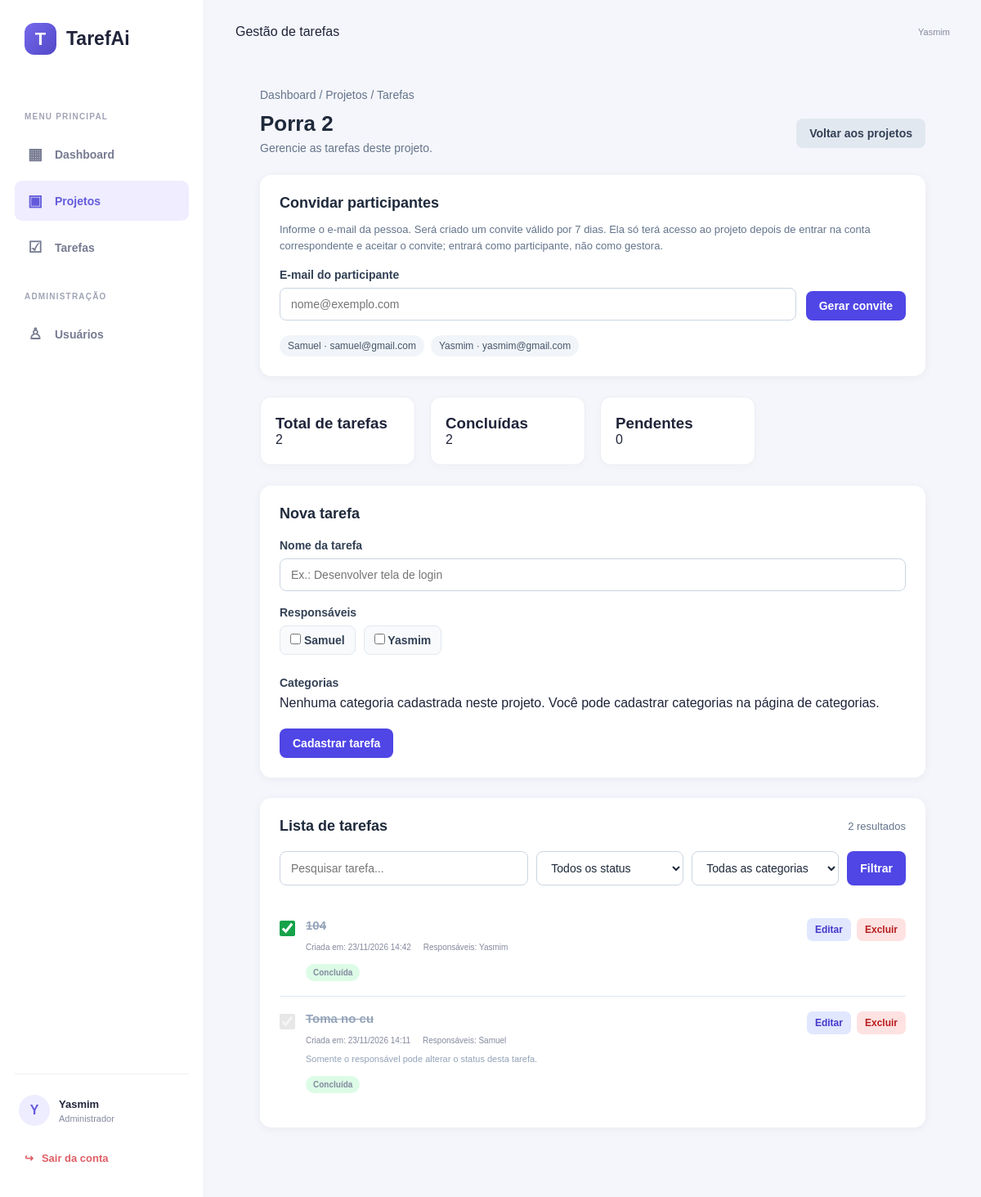
The page /pages/projeto.php?id=1 (signed in) on the database its author committed.
### tables this page shows
CREATE TABLE `projetos` (
  `id` int(11) NOT NULL AUTO_INCREMENT,
  `nome` varchar(150) NOT NULL,
  `id_usuario_criador` int(11) NOT NULL,
  PRIMARY KEY (`id`),
  KEY `id_usuario_criador` (`id_usuario_criador`),
  CONSTRAINT `projetos_ibfk_1` FOREIGN KEY (`id_usuario_criador`) REFERENCES `usuarios` (`id`)
);

CREATE TABLE `usuarios` (
  `id` int(11) NOT NULL AUTO_INCREMENT,
  `nome` varchar(120) NOT NULL,
  `email` varchar(150) NOT NULL,
  `senha` varchar(255) NOT NULL,
  `role` enum('admin','default') NOT NULL DEFAULT 'default',
  PRIMARY KEY (`id`),
  UNIQUE KEY `email` (`email`)
);

CREATE TABLE `tarefas` (
  `id` int(11) NOT NULL AUTO_INCREMENT,
  `id_projeto` int(11) NOT NULL,
  `nome` varchar(180) NOT NULL,
  `criado_em` datetime NOT NULL DEFAULT current_timestamp(),
  `completo_em` datetime DEFAULT NULL,
  `fechado_em` datetime DEFAULT NULL,
  PRIMARY KEY (`id`),
  KEY `id_projeto` (`id_projeto`),
  CONSTRAINT `tarefas_ibfk_1` FOREIGN KEY (`id_projeto`) REFERENCES `projetos` (`id`) ON DELETE CASCADE
);

### pages/projeto.php (the view, shortened to what the rows shown need)
<?php
require_once $_SERVER['DOCUMENT_ROOT'] . '/TarefAi/lib/database/connection.php';
$usuarioId = (int) $_SESSION['usuario_id'];
function tarefasEscapar($valor): string
{
    return htmlspecialchars((string) $valor, ENT_QUOTES, 'UTF-8');
}
$idProjeto = filter_input(INPUT_GET, 'id', FILTER_VALIDATE_INT);
$stmtProjeto = $pdo->prepare("
    SELECT p.id, p.nome, p.id_usuario_criador
    FROM projetos p
    WHERE p.id = ?
      AND (
          p.id_usuario_criador = ?
          OR EXISTS (
              SELECT 1
              FROM gestores_projeto gp
              WHERE gp.id_projeto = p.id
                AND gp.id_usuario = ?
          )
          OR EXISTS (
              SELECT 1
              FROM participantes_projeto pp
              WHERE pp.id_projeto = p.id
                AND pp.id_usuario = ?
          )
      )
    LIMIT 1
");
$stmtProjeto->execute([$idProjeto, $usuarioId, $usuarioId, $usuarioId]);
$projeto = $stmtProjeto->fetch(PDO::FETCH_ASSOC);
$ehCriador = $usuarioId === (int) $projeto['id_usuario_criador'];
$stmtEhGestor = $pdo->prepare("
    SELECT 1
    FROM gestores_projeto
    WHERE id_projeto = ?
      AND id_usuario = ?
    LIMIT 1
");
$stmtEhGestor->execute([$idProjeto, $usuarioId]);
$ehGestor = (bool) $stmtEhGestor->fetchColumn();
$podeGerenciarTarefas = $ehCriador || $ehGestor;
$podeConvidar = $podeGerenciarTarefas;
$stmtEquipe = $pdo->prepare("
    SELECT DISTINCT u.id, u.nome, u.email
    FROM usuarios u
    WHERE u.id = ?
       OR u.id IN (
            SELECT gp.id_usuario
            FROM gestores_projeto gp
            WHERE gp.id_projeto = ?
            UNION
            SELECT pp.id_usuario
            FROM participantes_projeto pp
            WHERE pp.id_projeto = ?
       )
    ORDER BY u.nome ASC
");
$stmtEquipe->execute([
    (int) $projeto['id_usuario_criador'],
    $idProjeto,
    $idProjeto
]);
$equipe = $stmtEquipe->fetchAll(PDO::FETCH_ASSOC);
$tarefaEdicao = null;
$responsaveisEdicao = [];
$pagina = filter_input(INPUT_GET, 'pagina', FILTER_VALIDATE_INT);
$pagina = ($pagina && $pagina > 0) ? $pagina : 1;
$porPagina = 10;
$offset = ($pagina - 1) * $porPagina;
$where = ['t.id_projeto = ?'];
$params = [$idProjeto];
$whereSql = implode(' AND ', $where);
$sqlTarefas = "
    SELECT
        t.id,
        t.nome,
        t.criado_em,
        t.completo_em,
        (
            SELECT GROUP_CONCAT(
                DISTINCT u.nome
                ORDER BY u.nome
                SEPARATOR ', '
            )
            FROM responsaveis r
            INNER JOIN usuarios u ON u.id = r.id_usuario
            WHERE r.id_tarefa = t.id
        ) AS nomes_responsaveis,
        EXISTS (
            SELECT 1
            FROM responsaveis r_usuario
            WHERE r_usuario.id_tarefa = t.id
              AND r_usuario.id_usuario = ?
        ) AS usuario_eh_responsavel
    FROM tarefas t
    WHERE $whereSql
    ORDER BY
        CASE WHEN t.completo_em IS NULL THEN 0 ELSE 1 END,
        t.criado_em DESC,
        t.id DESC
    LIMIT $porPagina OFFSET $offset
";
$stmtTarefas = $pdo->prepare($sqlTarefas);
$stmtTarefas->execute(array_merge([$usuarioId], $params));
$tarefas = $stmtTarefas->fetchAll(PDO::FETCH_ASSOC);
?>
<!DOCTYPE html>
<html lang="pt-BR">
<head>
    <link rel="stylesheet" href="../css/dashboard.css">
</head>
<body>
<section class="dashboard-container">
    <main class="main-content">
        <section class="page-content">
            <section class="project-heading">
                <section>
                    <h1><?= tarefasEscapar($projeto['nome']) ?></h1>
                    <p>Gerencie as tarefas deste projeto.</p>
                </section>
            </section>
            <?php if ($podeConvidar): ?>
                <section class="invite-card">
                    <section class="card-heading"><h2>Convidar participantes</h2></section>
                    <section class="team-list">
                        <?php foreach ($equipe as $membro): ?>
                            <span class="team-member"><?= tarefasEscapar($membro['nome']) ?> · <?= tarefasEscapar($membro['email']) ?></span>
                        <?php endforeach; ?>
                    </section>
                </section>
            <?php endif; ?>
            <?php if ($podeGerenciarTarefas): ?>
                <section class="task-form-card">
                    <section class="card-heading">
                        <h2><?= $tarefaEdicao ? 'Editar tarefa' : 'Nova tarefa' ?></h2>
                    </section>
                    <form method="POST" action="projeto.php?id=<?= (int) $idProjeto ?>">
                        <section class="form-group">
                            <?php if (empty($equipe)): ?>
                                <p>Nenhum participante disponível.</p>
                            <?php else: ?>
                                <section class="selection-grid">
                                    <?php foreach ($equipe as $membro): ?>
                                        <label class="selection-item">
                                            <input
                                                type="checkbox"
                                                name="responsaveis[]"
                                                value="<?= (int) $membro['id'] ?>"
                                                <?= in_array((int) $membro['id'], $responsaveisEdicao, true) ? 'checked' : '' ?>
                                            >
                                            <?= tarefasEscapar($membro['nome']) ?>
                                        </label>
                                    <?php endforeach; ?>
                                </section>
                            <?php endif; ?>
                        </section>
                    </form>
                </section>
            <?php else: ?>
                <section class="alert alert-success">
                    Você participa deste projeto. Pode visualizar as tarefas e concluir ou reabrir somente aquelas atribuídas a você.
                </section>
            <?php endif; ?>
            <section class="task-list-card">
                <section class="card-heading">
                    <h2>Lista de tarefas</h2>
                </section>
                <?php if (empty($tarefas)): ?>
                    <section class="empty-state">
                        <h3>Nenhuma tarefa encontrada</h3>
                        <p>Cadastre uma tarefa ou altere os filtros da pesquisa.</p>
                    </section>
                <?php else: ?>
                    <?php foreach ($tarefas as $tarefa): ?>
                        <?php
                            $concluida = $tarefa['completo_em'] !== null;
                            $usuarioResponsavel = (bool) $tarefa['usuario_eh_responsavel'];
                        ?>
                        <article class="task-item">
                            <section class="task-main">
                                <?php if ($usuarioResponsavel): ?>
                                    <form method="POST" action="projeto.php?id=<?= (int) $idProjeto ?>">
                                        <input
                                            type="checkbox"
                                            class="task-checkbox"
                                            <?= $concluida ? 'checked' : '' ?>
                                            onchange="this.form.submit()"
                                            aria-label="Concluir ou reabrir tarefa"
                                            title="Concluir ou reabrir tarefa"
                                        >
                                    </form>
                                <?php else: ?>
                                    <input
                                        type="checkbox"
                                        class="task-checkbox"
                                        <?= $concluida ? 'checked' : '' ?>
                                        disabled
                                        aria-label="Você não é responsável por esta tarefa"
                                        title="Somente o responsável pode alterar o status"
                                    >
                                <?php endif; ?>
                                <section class="task-info">
                                    <h3 class="task-name <?= $concluida ? 'completed' : '' ?>">
                                        <?= tarefasEscapar($tarefa['nome']) ?>
                                    </h3>
                                    <section class="task-meta">
                                        <span>
                                            Criada em:
                                            <?= !empty($tarefa['criado_em']) ? date('d/m/Y H:i', strtotime($tarefa['criado_em'])) : '—' ?>
                                        </span>
                                        <span>
                                            Responsáveis:
                                            <?= tarefasEscapar($tarefa['nomes_responsaveis'] ?: 'Não definidos') ?>
                                        </span>
                                    </section>
                                    <?php if (!$usuarioResponsavel): ?>
                                        <p class="completion-hint">Somente o responsável pode alterar o status desta tarefa.</p>
                                    <?php endif; ?>
                                    <section class="task-tags">
                                        <span class="status-badge <?= $concluida ? 'status-completed' : 'status-pending' ?>">
                                            <?= $concluida ? 'Concluída' : 'Pendente' ?>
                                        </span>
                                    </section>
                                </section>
                            </section>
                            <?php if ($podeGerenciarTarefas): ?>
                                <section class="task-actions">
                                    <a
                                        href="projeto.php?id=<?= (int) $idProjeto ?>&editar=<?= (int) $tarefa['id'] ?>"
                                        class="action-link action-edit"
                                    >
                                        Editar
                                    </a>
                                    <form
                                        method="POST"
                                        action="projeto.php?id=<?= (int) $idProjeto ?>"
                                        onsubmit="return confirm('Tem certeza de que deseja excluir esta tarefa?');"
                                    >
                                        <button type="submit" class="action-link action-delete">Excluir</button>
                                    </form>
                                </section>
                            <?php endif; ?>
                        </article>
                    <?php endforeach; ?>
                <?php endif; ?>
            </section>
        </section>
    </main>
</section>
</body>
</html>

### rows shown on the page
projetos: nome "Porra 2"
usuarios: nome "Samuel", email "samuel@gmail.com"
usuarios: nome "Yasmim", email "yasmim@gmail.com"
tarefas: completo_em "☑", nome "104", criado_em "23/11/2026 14:42", nomes_responsaveis "Yasmim", shows "Concluída"
tarefas: completo_em "☑", nome "Toma no cu", criado_em "23/11/2026 14:11", nomes_responsaveis "Samuel", shows "Somente o responsável pode alterar o status desta tarefa.", shows "Concluída"

### other values the page prints
sidebarEscapar($sidebarPrimeiraLetra) "Y"
sidebarEscapar($sidebarNomeUsuario) "Yasmim"
tarefasEscapar($_SESSION['nome'] ?? '') "Yasmim"
$totalProjeto "2"
$concluidasProjeto "2"
$pendentesProjeto "0"
$totalTarefas "2"
